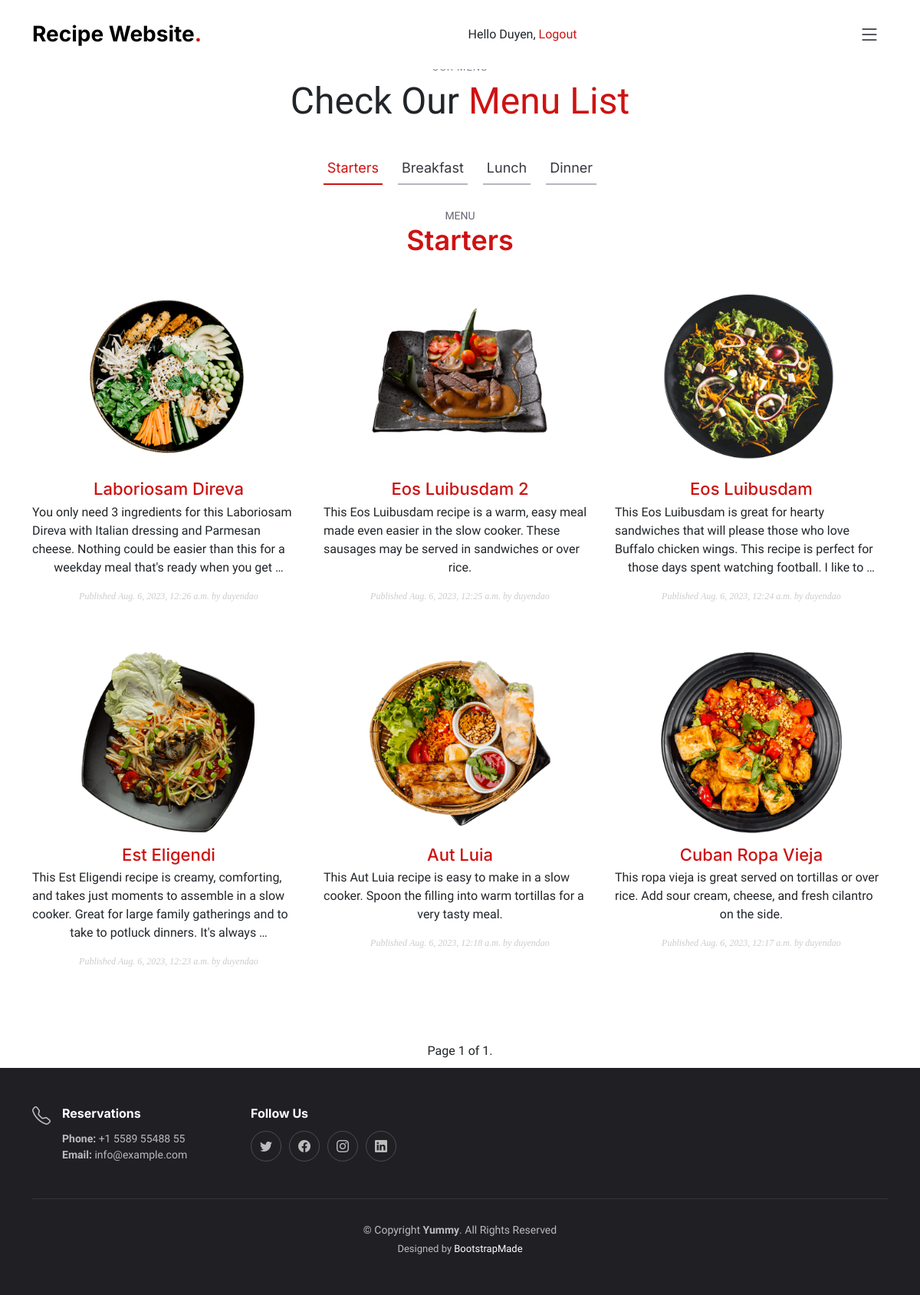
The app's page /recipe/your-post-list/ (signed in) with its own data.
### recipe/models.py (models this page shows, shortened)
class Post(models.Model):
    STATUS_CHOICES = ( ('draft', 'Draft'), ('published', 'Published'), )
    title = models.CharField(max_length=250)
    slug = models.SlugField(max_length=250, unique_for_date='publish')
    author = models.ForeignKey(User, on_delete=models.CASCADE, related_name='recipe_posts')
    body = models.TextField(blank=True)
    image = models.ImageField(upload_to='posts/image/%Y/%m/%d/', blank=True)
    video = models.FileField(upload_to='posts/video/%Y/%m/%d/', blank=True)
    url = models.URLField()
    publish = models.DateTimeField(default=timezone.now)
    created = models.DateTimeField(auto_now_add=True)
    updated = models.DateTimeField(auto_now=True)
    status = models.CharField(max_length=10, choices=STATUS_CHOICES, default='draft')
    objects = models.Manager() # The default manager.
    published = PublishedManager() # Our custom manager.
    score = models.IntegerField(default=0,
        validators=[
            MaxValueValidator(5),
            MinValueValidator(0),
        ]
    )
    servings = models.IntegerField(default=0)
    ingredients = models.TextField(blank=True)
    direction_step = models.TextField(blank=True)
    nutrition_calories = models.IntegerField(default=0)
    nutrition_carbs = models.IntegerField(default=0)
    nutrition_protein = models.IntegerField(default=0)
    nutrition_fat = models.IntegerField(default=0)
    class Meta:
        ordering = ('-publish',)
    def get_absolute_url(self):
        return reverse('recipe:post_detail', args=[self.publish.year, self.publish.month, self.publish.day, self.slug])

### recipe/views.py (the view)
# urls.py: path('your-post-list/', recipe.views.post_list, name='post_list'),
@login_required
def post_list(request):
    object_list = Post.published.all()
    paginator = Paginator(object_list, 6)
    page = request.GET.get('page')
    try:
        posts = paginator.page(page)
    except PageNotAnInteger:
        posts = paginator.page(1)
    except EmptyPage:
        posts = paginator.page(paginator.num_pages)
    return render(request, 'recipe/post/list.html', {'posts': posts,
                                                     'page': page})

### recipe/models.py (called while the page is built)
    def get_queryset(self):
        return super(PublishedManager, self).get_queryset().filter(status='published')

### recipe/templates/recipe/post/list.html (shortened to what this page needs)
{% extends "base.html" %}
{% block content %}
    <section id="menu" class="menu">
        <div class="container" data-aos="fade-up">
            <div class="section-header">
                <h2>Our Menu</h2>
                <p>Check Our <span> Menu List</span></p>
            </div>
            <ul class="nav nav-tabs d-flex justify-content-center" data-aos="fade-up" data-aos-delay="200">
                <li class="nav-item">
                    <a class="nav-link active show" data-bs-toggle="tab" data-bs-target="#menu-starters">
                        <h4>Starters</h4>
                    </a>
                </li>
                <li class="nav-item">
                    <a class="nav-link" data-bs-toggle="tab" data-bs-target="#menu-breakfast">
                        <h4>Breakfast</h4>
                    </a>
                </li>
                <li class="nav-item">
                    <a class="nav-link" data-bs-toggle="tab" data-bs-target="#menu-lunch">
                        <h4>Lunch</h4>
                    </a>
                </li>
                <li class="nav-item">
                    <a class="nav-link" data-bs-toggle="tab" data-bs-target="#menu-dinner">
                        <h4>Dinner</h4>
                    </a>
                </li>
            </ul>
            <div class="tab-content" data-aos="fade-up" data-aos-delay="300">
                <div class="tab-pane fade active show" id="menu-starters">
                    <div class="tab-header text-center">
                        <p>Menu</p>
                        <h3>Starters</h3>
                    </div>
                    <div class="row gy-5">
                        {% for post in posts %}
                            <div class="col-lg-4 menu-item">
                                <a href="{{ post.get_absolute_url }}"><img src="{{ post.image.url }}" class="menu-img img-fluid" alt=""></a>
                                <h4><a href="{{ post.get_absolute_url }}"> {{ post.title }} </a></h4>
                                <p class="ingredients">
                                    {{ post.body|truncatewords:30|linebreaks }}
                                </p>
                                <p class="date"> Published {{ post.publish }} by {{ post.author }} </p>
                            </div>
                        {% endfor %}
                    </div>
                </div>
            </div>
        </div>
    </section>
    {% include "pagination.html" with page=posts %}
{% endblock %}

### account/templates/base.html (shortened to what this page needs)
{% load static %}
<html lang="en">
    <head>
        <link rel="stylesheet" href="https://cdnjs.cloudflare.com/ajax/libs/font-awesome/4.7.0/css/font-awesome.min.css">
        <link href="{% static "assets/vendor/bootstrap/css/bootstrap.min.css" %}" rel="stylesheet">
        <link href="{% static "assets/vendor/bootstrap-icons/bootstrap-icons.css" %}" rel="stylesheet">
        <link href="{% static "assets/vendor/aos/aos.css" %}" rel="stylesheet">
        <link href="{% static "assets/vendor/glightbox/css/glightbox.min.css" %}" rel="stylesheet">
        <link href="{% static "assets/vendor/swiper/swiper-bundle.min.css" %}" rel="stylesheet">
        <link href="{% static "assets/css/main.css" %}" rel="stylesheet">
        <link href="{% static "assets/css/login.css" %}" rel="stylesheet">
        <link href="{% static "assets/css/recipe.css" %}" rel="stylesheet">
    </head>
    <body>
        <header id="header" class="header fixed-top d-flex align-items-center">
            <div class="container d-flex align-items-center justify-content-between">
                <a href="{% url "home" %}" class="logo d-flex align-items-center me-auto me-lg-0">
                    <h1>Recipe Website<span>.</span></h1>
                </a>
                <span class="user">
                    {% if request.user.is_authenticated %}
                        Hello {{ request.user.first_name }}, <a href="{% url "logout" %}">Logout</a>
                    {% else %}
                        <a href="{% url "login" %}">Log-in</a>
                    {% endif %}
                </span>
                <i class="mobile-nav-toggle mobile-nav-show bi bi-list"></i>
            </div>
        </header>
        <div id="content">
            {% block content %}
            {% endblock %}
        </div>
        <footer id="footer" class="footer">
            <div class="container">
                <div class="row gy-3">
                    <div class="col-lg-3 col-md-6 footer-links d-flex">
                        <i class="bi bi-telephone icon"></i>
                        <div>
                            <h4>Reservations</h4>
                            <p>
                                <strong>Phone:</strong> +1 5589 55488 55<br>
                                <strong>Email:</strong> info@example.com<br>
                            </p>
                        </div>
                    </div>
                    <div class="col-lg-3 col-md-6 footer-links">
                        <h4>Follow Us</h4>
                        <div class="social-links d-flex">
                            <a href="#" class="twitter"><i class="bi bi-twitter"></i></a>
                            <a href="#" class="facebook"><i class="bi bi-facebook"></i></a>
                            <a href="#" class="instagram"><i class="bi bi-instagram"></i></a>
                            <a href="#" class="linkedin"><i class="bi bi-linkedin"></i></a>
                        </div>
                    </div>
                </div>
            </div>
            <div class="container">
                <div class="copyright">
                    &copy; Copyright <strong><span>Yummy</span></strong>. All Rights Reserved
                </div>
                <div class="credits">
                    Designed by <a href="https://bootstrapmade.com/">BootstrapMade</a>
                </div>
            </div>
        </footer>
    </body>
</html>

### account/static/assets/css/main.css (style rules this page uses)
:root { --font-default: "Open Sans", system-ui, -apple-system, "Segoe UI", Roboto, "Helvetica Neue", Arial, "Noto Sans", "Liberation Sans", sans-serif, "Apple Color Emoji", "Segoe UI Emoji", "Segoe UI Symbol", "Noto Color Emoji"; --font-primary: "Amatic SC", sans-serif; --font-secondary: "Inter", sans-serif; }
:root { --color-default: #212529; --color-primary: #ce1212; --color-secondary: #37373f; }
:root { scroll-behavior: smooth; }
body { font-family: var(--font-default); color: var(--color-default); }
a { color: var(--color-primary); text-decoration: none; }
h1, h2, h3, h4, h5, h6 { font-family: var(--font-secondary); }
section { overflow: hidden; padding: 80px 0; }
.section-header { text-align: center; padding-bottom: 30px; }
.section-header h2 { font-size: 13px; letter-spacing: 1px; font-weight: 400; margin: 0; padding: 0; color: #7f7f90; text-transform: uppercase; font-family: var(--font-default); }
.section-header p { margin: 0; font-size: 48px; font-weight: 400; font-family: var(--font-primary); }
.section-header p span { color: var(--color-primary); }
.header { background: #fff; transition: all 0.5s; z-index: 997; height: 90px; border-bottom: 1px solid #fff; }
.header .logo h1 { font-size: 28px; font-weight: 700; color: #000; margin: 0; font-family: var(--font-secondary); }
.header .logo h1 span { color: var(--color-primary); }
section { scroll-margin-top: 90px; }
@media (max-width: 1279px) { .mobile-nav-show { color: var(--color-secondary); font-size: 28px; cursor: pointer; line-height: 0; transition: 0.5s; z-index: 9999; margin: 0 10px 0 20px; } }
.menu .nav-tabs { border: 0; }
.menu .nav-link { margin: 0 10px; padding: 10px 5px; transition: 0.3s; color: var(--color-secondary); border-radius: 0; cursor: pointer; height: 100%; border: 0; border-bottom: 2px solid #b6b6bf; }
.menu .nav-link h4 { font-size: 18px; font-weight: 400; margin: 0; font-family: var(--font-secondary); }
.menu .nav-link.active { color: var(--color-primary); border-color: var(--color-primary); }
.menu .tab-content .tab-header { padding: 30px 0; }
.menu .tab-content .tab-header p { font-size: 14px; text-transform: uppercase; color: #676775; margin-bottom: 0; }
.menu .tab-content .tab-header h3 { font-size: 36px; font-weight: 600; color: var(--color-primary); }
.menu .tab-content .menu-item { -moz-text-align-last: center; text-align-last: center; }
.menu .tab-content .menu-item .menu-img { padding: 0 60px; margin-bottom: 15px; }
.menu .tab-content .menu-item h4 { font-size: 22px; font-weight: 500; color: var(--color-secondary); font-family: var(--font-secondary); font-weight: 30px; margin-bottom: 5px; }
.menu .tab-content .menu-item .ingredients { font-family: var(--font-secondary); color: #8d8d9b; margin-bottom: 5px; }
.footer { font-size: 14px; background-color: #1f1f24; padding: 50px 0; color: rgba(255, 255, 255, 0.7); }
.footer .icon { margin-right: 15px; font-size: 24px; line-height: 0; }
.footer h4 { font-size: 16px; font-weight: bold; position: relative; padding-bottom: 5px; color: #fff; }
.footer .footer-links { margin-bottom: 30px; }
.footer .social-links a { display: flex; align-items: center; justify-content: center; width: 40px; height: 40px; border-radius: 50%; border: 1px solid rgba(255, 255, 255, 0.2); font-size: 16px; color: rgba(255, 255, 255, 0.7); margin-right: 10px; transition: 0.3s; }
.footer .copyright { text-align: center; padding-top: 30px; border-top: 1px solid rgba(255, 255, 255, 0.1); }
.footer .credits { padding-top: 4px; text-align: center; font-size: 13px; }
.footer .credits a { color: #fff; }

### account/static/assets/css/recipe.css (style rules this page uses)
p.date { color:#ccc; font-family: georgia, serif; font-size: 12px; font-style: italic; }

### records on screen
Post: image (picture), title "Laboriosam Direva", body "You only need 3 ingredients for this Laboriosam Direva with Italian dressing and Parmesan cheese. Nothing could be easier than this for a weekday meal that's ready when you get …", publish "Aug. 6, 2023, 12:26 a.m.", author "duyendao"
Post: image (picture), title "Eos Luibusdam 2", body "This Eos Luibusdam recipe is a warm, easy meal made even easier in the slow cooker. These sausages may be served in sandwiches or over rice.", publish "Aug. 6, 2023, 12:25 a.m.", author "duyendao"
Post: image (picture), title "Eos Luibusdam", body "This Eos Luibusdam is great for hearty sandwiches that will please those who love Buffalo chicken wings. This recipe is perfect for those days spent watching football. I like to …", publish "Aug. 6, 2023, 12:24 a.m.", author "duyendao"
Post: image (picture), title "Est Eligendi", body "This Est Eligendi recipe is creamy, comforting, and takes just moments to assemble in a slow cooker. Great for large family gatherings and to take to potluck dinners. It's always …", publish "Aug. 6, 2023, 12:23 a.m.", author "duyendao"
Post: image (picture), title "Aut Luia", body "This Aut Luia recipe is easy to make in a slow cooker. Spoon the filling into warm tortillas for a very tasty meal.", publish "Aug. 6, 2023, 12:18 a.m.", author "duyendao"
Post: image (picture), title "Cuban Ropa Vieja", body "This ropa vieja is great served on tortillas or over rice. Add sour cream, cheese, and fresh cilantro on the side.", publish "Aug. 6, 2023, 12:17 a.m.", author "duyendao"

### other values on screen
{{ request.user.first_name }} "Duyen"
{{ page.number }} "1"
{{ page.paginator.num_pages }} "1"
